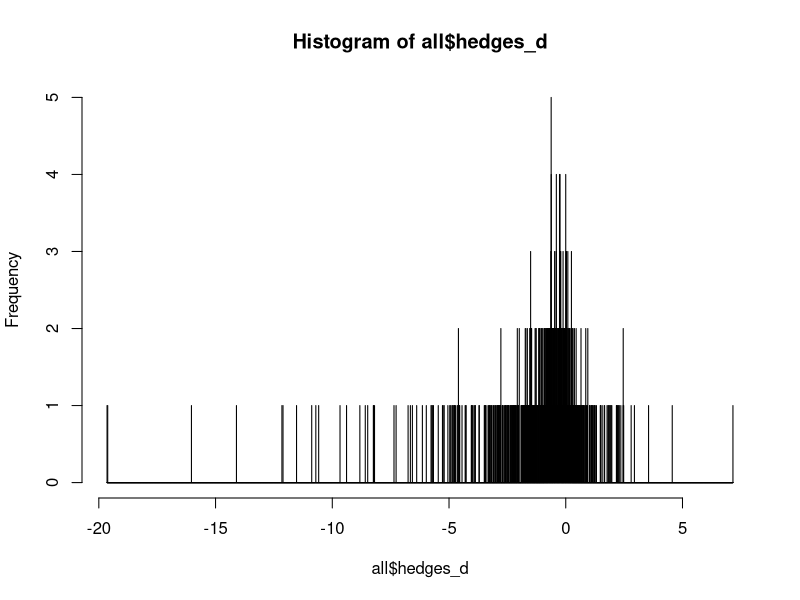
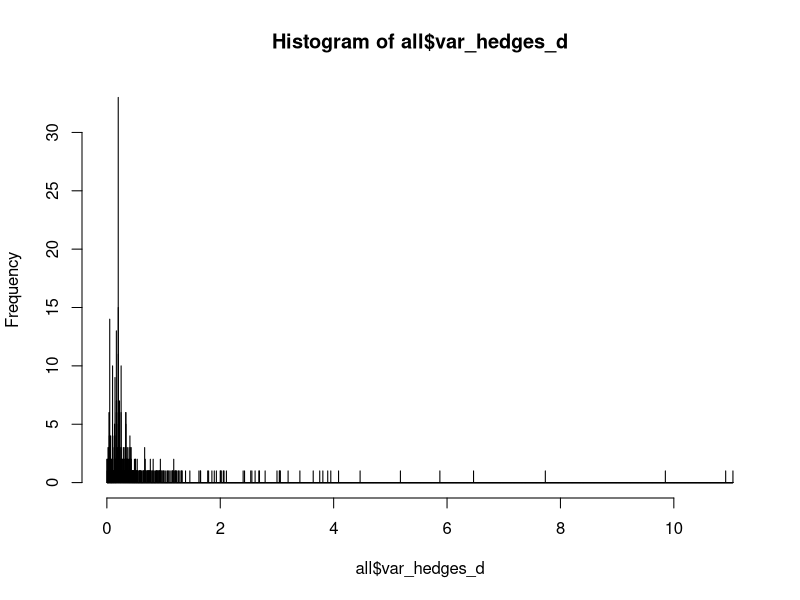
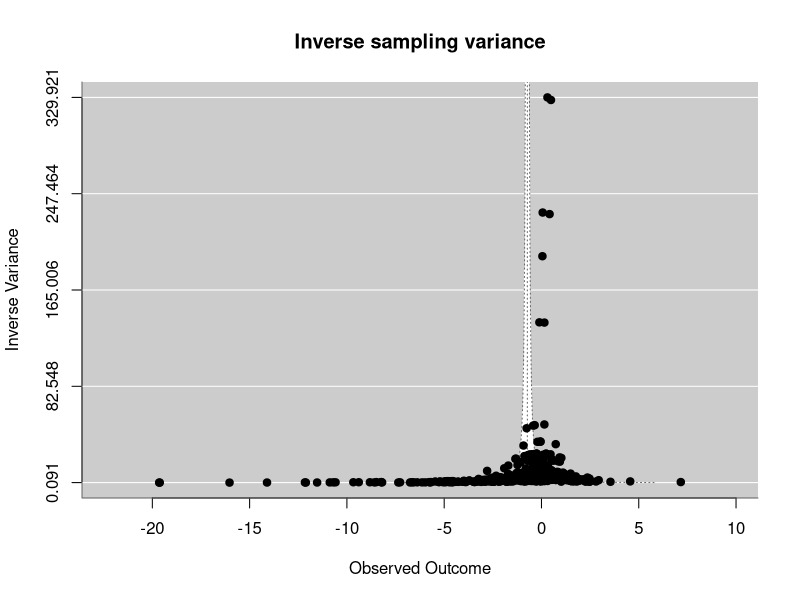
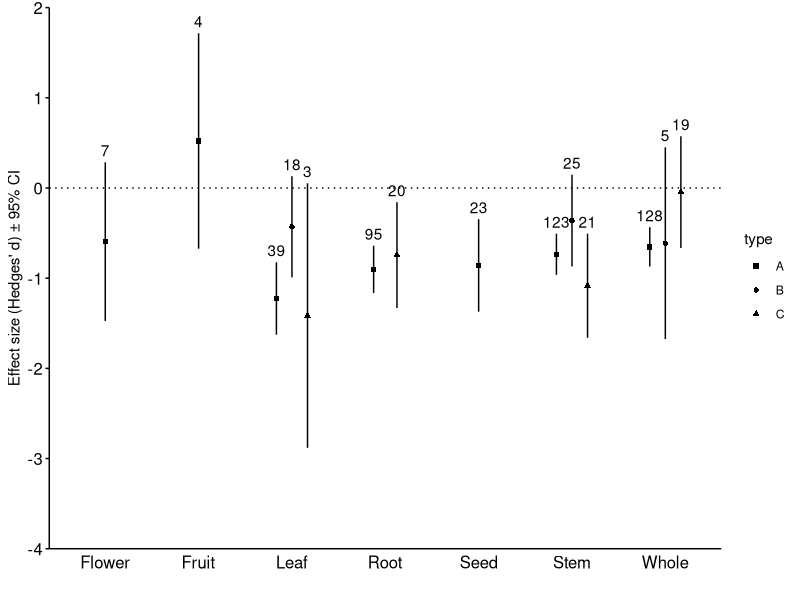

Here is the R script that generated these plots, in order: (Note: this script raises an error after producing the figures.)
#like herbmeta but no discintion between inv and intro

#I^2 tries to provide a measure of percent variation across studies due to differences not related to randomness

# load libraries
library(metafor); library(dplyr);library(ggplot2);library(data.table); library(ape); library(matrixcalc); library(dplyr); library(metafor); library(Matrix); library(MASS); 
library(data.table)

#functions for plot----
metaplot <- function(values, lowvalue, hivalue) {
  ggplot(values, aes(x=organ, y=V1, shape=type)) + 
    geom_point(position=position_dodge(0.5)) +
    geom_text(aes(x= organ, y=V3, 
                  label=sample_size), hjust = 0.5, vjust = -.5, position=position_dodge(0.5)) +
    ylab("Effect size (Hedges' d) ± 95% CI") +
    xlab("") +
    geom_errorbar(aes(ymin=V2, ymax=V3),
                  width=0,                    # Width of the error bars
                  position=position_dodge(0.5)) +
    scale_shape_manual(values=c(15, 16, 17, 4, 18))+
    geom_hline(yintercept= (0), linetype="dotted") +
    theme_bw() +
    scale_y_continuous(expand = c(0, 0), limits = c(lowvalue, hivalue)) +
    theme(axis.line = element_line(color = "black"),
          panel.grid.major = element_blank(),
          panel.grid.minor = element_blank(),
          panel.border = element_blank(),
          panel.background = element_blank(),
          plot.background = element_rect(fill = "transparent",color = NA),
          axis.text.x=element_text(angle=0, hjust=.5),
          axis.title.x = element_text(color = "black"),
          axis.title.y = element_text(color = "black"),
          axis.text = element_text(color = "black", size = 12),
          axis.ticks = element_line(color = "black"),
          plot.title = element_text(color = "black"),
          axis.ticks.x=element_blank())
}

metanalysis <- function(whichmetric) {
  metric <- all %>% 
    filter(response_measure == whichmetric) 
  
  overall_effect <- rma(hedges_d, var_hedges_d, data = metric)
  interaction_effect <- 
    rma(hedges_d, var_hedges_d, mods = ~ plant_organ_afflicted:study_type - 1,  data = metric)
  comparisons_interaction_spread <- setDT(
    as.data.frame(cbind(interaction_effect$b,interaction_effect$ci.lb,interaction_effect$ci.ub)), keep.rownames = TRUE)[]
  
  return(list(overall_effect, interaction_effect, comparisons_interaction_spread))
}

#all the data
all <- read.csv("data_nat_vs_non.csv", header = TRUE)

#remove the zeroes from leaf area until we know what to do with those
all <- all %>% 
  filter(var_hedges_d != "0")

table(all$response_measure)

all <- all %>%
  filter(response_measure != "area consumed")  

table(all$response_measure)

all <- all %>%
  filter(response_measure != "area")  

table(all$response_measure)

#histograms of effect sizes####
hist(all$hedges_d, breaks = 10000)
min(all$hedges_d)
max(all$hedges_d)
hist(all$var_hedges_d, breaks = 10000)
min(all$var_hedges_d)
max(all$var_hedges_d)

res <- rma(hedges_d, var_hedges_d, data = all)
overall_effect <- rma(hedges_d, var_hedges_d, mods = ~ study_type - 1, data = all)


types <- all %>% 
  group_by(study_type) %>%
  summarise(count = n())

sum(types$count)  

funnel(res, yaxis="vinv", main = "Inverse sampling variance")

#analyses for each metric type across interaction types

#biomass####
biomass <- metanalysis("biomass")
biomass[[2]]
biomass[[3]]$organ <- c("Flower","Fruit","Leaf","Root","Seed",
                        "Stem","Whole","Leaf","Stem","Whole",
                        "Leaf","Root","Stem","Whole")
biomass[[3]]$type <- c("A","A","A","A","A","A","A",
                       "B","B","B",
                       "C","C","C","C")
biomass[[3]]$sample_size <- (all %>% 
                               filter(response_measure == "biomass") %>%
                               group_by(study_type, plant_organ_afflicted) %>%
                               summarise(count = n()))$count

biomass_for_plotting <- as.data.frame(biomass[[3]])

metaplot(biomass_for_plotting, -4, 2)
write.table(biomass_for_plotting, file = "biomass_native_vs_non.csv", sep = ",")

#diameter####
diameter <- metanalysis("diameter")
diameter[[3]]$organ <- c("Stem","Stem")
diameter[[3]]$type <- c("A","D")
diameter_for_plotting <- as.data.frame(diameter[[3]])

ggplot(diameter_for_plotting, aes(x=organ, y=V1, shape=type)) + 
  geom_point(position=position_dodge(0.5)) +
  geom_text(aes(x= organ, y=V3, 
                label=(all %>% 
                         filter(response_measure == "diameter") %>%
                         group_by(study_type, plant_organ_afflicted) %>%
                         summarise(count = n()))$count), hjust = 0.5, vjust = -.5, position=position_dodge(0.5)) +
  ylab("Effect size (Hedges' d) ± 95% CI") +
  xlab("") +
  geom_errorbar(aes(ymin=V2, ymax=V3),
                width=0,                    # Width of the error bars
                position=position_dodge(0.5)) +
  scale_shape_manual(values=c(15, 4))+
  geom_hline(yintercept= (0), linetype="dotted") +
  theme_bw() +
  scale_y_continuous(expand = c(0, 0), limits = c(-4, 1)) +
  theme(axis.line = element_line(color = "black"),
        panel.grid.major = element_blank(),
        panel.grid.minor = element_blank(),
        panel.border = element_blank(),
        panel.background = element_blank(),
        plot.background = element_rect(fill = "transparent",color = NA),
        axis.text.x=element_text(angle=0, hjust=.5),
        axis.title.x = element_text(color = "black"),
        axis.title.y = element_text(color = "black"),
        axis.text = element_text(color = "black", size = 12),
        axis.ticks = element_line(color = "black"),
        plot.title = element_text(color = "black"),
        axis.ticks.x=element_blank(),
        legend.position = ("none"))
write.table(diameter_for_plotting, file = "diameter.csv", sep = ",")

#count----
count <- metanalysis("number of")
count[[3]]$organ <- c("Flower","Fruit","Leaf","Seed","Stem",
                      "Fruit")
count[[3]]$type <- c("A","A","A","A","A",
                     "C")
count[[3]]$sample_size <- (all %>% 
                             filter(response_measure == "number of") %>%
                             group_by(study_type, plant_organ_afflicted) %>%
                             summarise(count = n()))$count
count_for_plotting <- as.data.frame(count[[3]])
count_for_plotting <- rbind(count_for_plotting, c("plant_organ_afflictedstem:study_typeb", 20, 20, 20, "Stem", "B", 1))
count_for_plotting <- as.data.frame(count_for_plotting)
count_for_plotting$V1 <- as.numeric(count_for_plotting$V1)
count_for_plotting$V2 <- as.numeric(count_for_plotting$V2)
count_for_plotting$V3 <- as.numeric(count_for_plotting$V3)

metaplot(count_for_plotting, -4, 2)
write.table(count_for_plotting, file = "count_native_vs_non.csv", sep = ",")

#length----
length <- metanalysis("length")
length[[3]]$organ <- c("Root","Stem","Whole","Whole")
length[[3]]$type <- c("A","A","A",
                      "C")
length[[3]]$sample_size <- (all %>% 
                              filter(response_measure == "length") %>%
                              group_by(study_type, plant_organ_afflicted) %>%
                              summarise(count = n()))$count
length_for_plotting <- as.data.frame(length[[3]])
length_for_plotting <- rbind(length_for_plotting, 
                             c("typeb", 20, 20, 20, "Stem", "B", 1),
                             c("typec", 20, 20, 20, "Stem", "C", 1))
length_for_plotting <- as.data.frame(length_for_plotting)
length_for_plotting$V1 <- as.numeric(length_for_plotting$V1)
length_for_plotting$V2 <- as.numeric(length_for_plotting$V2)
length_for_plotting$V3 <- as.numeric(length_for_plotting$V3)

metaplot(length_for_plotting, -6, 2)
write.table(length_for_plotting, file = "length_native_vs_non.csv", sep = ",")

#insect orders
insects <- filter(all, !(insect_order == "lepidoptera" & study_type == "b"))
filter(all, (insect_order == "lepidoptera" & study_type == "b"))

#insects

interaction_effect <-  rma(hedges_d, var_hedges_d, mods = ~ insect_order:study_type - 1,  data = insects)
comparisons_interaction_spread <- setDT(
  as.data.frame(cbind(interaction_effect$b,interaction_effect$ci.lb,interaction_effect$ci.ub)), keep.rownames = TRUE)[]
comparisons_interaction_spread$order <- c("Coleoptera","Diptera",
                                          "Hemiptera", "Hymenoptera",
                                          "Lepidoptera","Orthoptera",
                                          "Hemiptera","Orthoptera",
                                          "Coleoptera","Hemiptera",
                                          "Lepidoptera","Orthoptera") 

comparisons_interaction_spread$type <- c("A","A","A","A","A","A",
                                         "B","B",
                                         "C","C","C","C")

comparisons_interaction_spread$count <- (insects %>% 
                                           group_by(study_type, insect_order) %>%
                                           summarise(count = n()))$count

ggplot(comparisons_interaction_spread, aes(x=order, y=V1, shape=type)) + 
  geom_point(position=position_dodge(0.5)) +
  geom_text(aes(x= order, y=V3, 
                label=(insects %>% 
                         group_by(study_type, insect_order) %>%
                         summarise(count = n()))$count), hjust = 0.5, vjust = -.5, position=position_dodge(0.5)) +
  ylab("Effect size (Hedges' d) ± 95% CI") +
  xlab("") +
  geom_errorbar(aes(ymin=V2, ymax=V3),
                width=0,                    # Width of the error bars
                position=position_dodge(0.5)) +
  scale_shape_manual(values=c(15, 16, 17, 4, 18))+
  geom_hline(yintercept= (0), linetype="dotted") +
  theme_bw() +
  scale_y_continuous(expand = c(0, 0), limits = c(-6, 3)) +
  theme(axis.line = element_line(color = "black"),
        panel.grid.major = element_blank(),
        panel.grid.minor = element_blank(),
        panel.border = element_blank(),
        panel.background = element_blank(),
        plot.background = element_rect(fill = "transparent",color = NA),
        axis.text.x=element_text(angle=0, hjust=.5),
        axis.title.x = element_text(color = "black"),
        axis.title.y = element_text(color = "black"),
        axis.text = element_text(color = "black", size = 12),
        axis.ticks = element_line(color = "black"),
        plot.title = element_text(color = "black"),
        legend.position = ("none"),
        axis.ticks.x = element_blank())
write.table(comparisons_interaction_spread, file = "insectorders_native_vs_non.csv", sep = ",")
